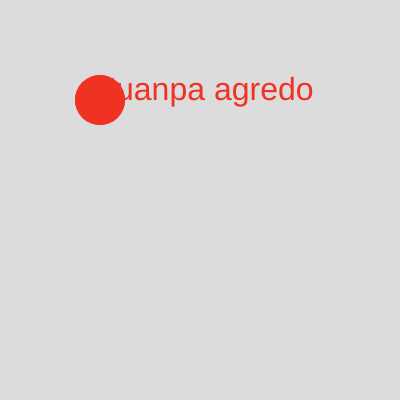
Frame 1 (no input)
Frame 60 (no input): identical to frame 1, image omitted
Frame 120 (the mouse pressed at the canvas centre since frame 60): identical to frame 1, image omitted

The p5.js sketch that drew this single still picture (run headless with seeded random() and noise() and a simulated clock; from frame 60 on, the mouse is pressed at the canvas centre):

// p5.js sketch
// ── sketch.js
function setup() {
  createCanvas(400, 400);
}

function draw() {
  background(220);

  
  fill(239,50,33);
  textSize(32);
  text("Juanpa agredo", 100, 100);

  noStroke();
  fill(239,50,33);
  circle(100,100,50);


  fill(239,50,33);
  circle(100,100,50);
}
